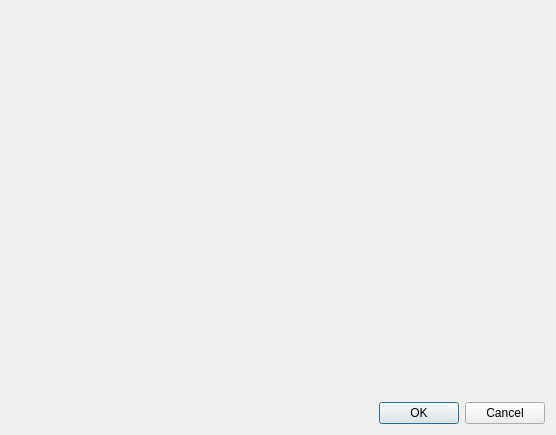
<?xml version="1.0" encoding="UTF-8"?>
<ui version="4.0">
 <class>AddNewOrder</class>
 <widget class="QDialog" name="AddNewOrder">
  <property name="geometry">
   <rect>
    <x>0</x>
    <y>0</y>
    <width>556</width>
    <height>435</height>
   </rect>
  </property>
  <property name="windowTitle">
   <string>Dialog</string>
  </property>
  <layout class="QGridLayout" name="gridLayout_2">
   <item row="0" column="0">
    <layout class="QGridLayout" name="gridLayout">
     <item row="0" column="0">
      <widget class="QStackedWidget" name="stackedWidget">
       <property name="currentIndex">
        <number>1</number>
       </property>
       <widget class="QWidget" name="page">
        <layout class="QGridLayout" name="gridLayout_3">
         <item row="0" column="0">
          <widget class="QLabel" name="label">
           <property name="text">
            <string>Step 1: add description</string>
           </property>
          </widget>
         </item>
         <item row="1" column="0">
          <widget class="QLineEdit" name="lineEdit">
           <property name="placeholderText">
            <string>Order title</string>
           </property>
          </widget>
         </item>
         <item row="2" column="0">
          <widget class="QPlainTextEdit" name="plainTextEdit">
           <property name="placeholderText">
            <string>Order description</string>
           </property>
          </widget>
         </item>
        </layout>
       </widget>
       <widget class="QWidget" name="page_2"/>
      </widget>
     </item>
     <item row="1" column="0">
      <widget class="QDialogButtonBox" name="buttonBox">
       <property name="orientation">
        <enum>Qt::Horizontal</enum>
       </property>
       <property name="standardButtons">
        <set>QDialogButtonBox::Cancel|QDialogButtonBox::Ok</set>
       </property>
      </widget>
     </item>
    </layout>
   </item>
  </layout>
 </widget>
 <resources/>
 <connections>
  <connection>
   <sender>buttonBox</sender>
   <signal>accepted()</signal>
   <receiver>AddNewOrder</receiver>
   <slot>accept()</slot>
   <hints>
    <hint type="sourcelabel">
     <x>248</x>
     <y>254</y>
    </hint>
    <hint type="destinationlabel">
     <x>157</x>
     <y>274</y>
    </hint>
   </hints>
  </connection>
  <connection>
   <sender>buttonBox</sender>
   <signal>rejected()</signal>
   <receiver>AddNewOrder</receiver>
   <slot>reject()</slot>
   <hints>
    <hint type="sourcelabel">
     <x>316</x>
     <y>260</y>
    </hint>
    <hint type="destinationlabel">
     <x>286</x>
     <y>274</y>
    </hint>
   </hints>
  </connection>
 </connections>
</ui>
